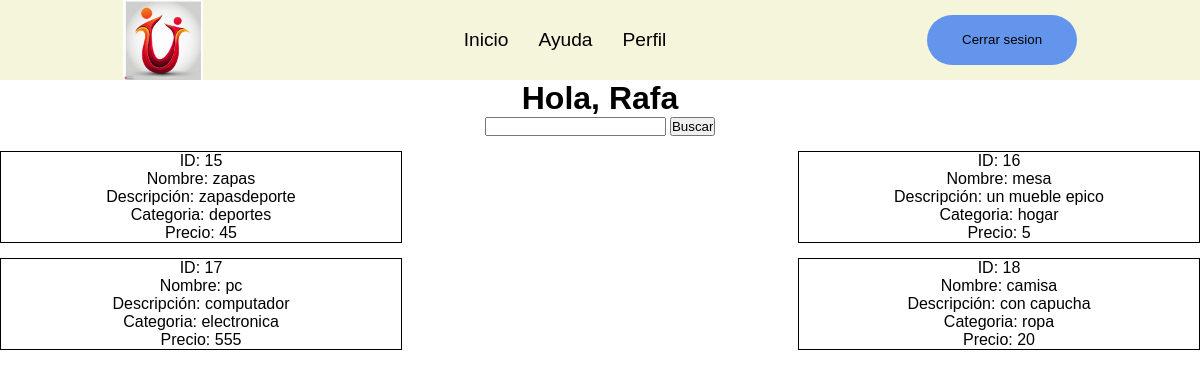
Page /indexRegistrado.php?id_user=9 on the committed database.
### tables this page shows
CREATE TABLE `usuarios` (
  `id` int(11) NOT NULL,
  `nombre` varchar(30) NOT NULL,
  `contrasena` varchar(20) NOT NULL,
  `correo` varchar(40) NOT NULL,
  `dirección` varchar(50) NOT NULL
);

CREATE TABLE `productos` (
  `id` int(11) NOT NULL,
  `nombre` varchar(50) NOT NULL,
  `descripción` varchar(100) NOT NULL,
  `categoria` varchar(30) NOT NULL,
  `precio` int(11) NOT NULL
);

### BD/Datos.php (the view, shortened to what this page needs)
<?php
class Datos
{
    private $dbhost = 'localhost';
    private $dbuser = 'Rafa';
    private $dbpasswd = "1234";
    private $dbname = "app";
    private $conexion;
    public function __construct()
    {
        $this->conexion = new mysqli($this->dbhost, $this->dbuser, $this->dbpasswd, $this->dbname);
        $this->conexion->select_db($this->dbname);
        $this->conexion->query("SET NAMES 'utf8'");
    }
    public function buscarProductos($busqueda)
    {
        $consulta = $this->conexion->query("SELECT * FROM productos WHERE id LIKE '%$busqueda%' OR nombre LIKE '%$busqueda%' OR descripción LIKE '%$busqueda%' OR categoria LIKE '%$busqueda%' OR precio LIKE '%$busqueda%'");
        while ($row = $consulta->fetch_array(MYSQLI_ASSOC)) {
            echo "<div class= 'tarjeta'>";
            echo "ID: " . $row['id'] . "<br>";
            echo "Nombre: " . $row['nombre'] . "<br>";
            echo "Descripción: " . $row['descripción'] . "<br>";
            echo "Categoria: " . $row['categoria'] . "<br>";
            echo "Precio: " . $row['precio'] . "<br>";
            echo "</div>";
        }
    }
    public function cogerNombre($id)
    {
        $query = mysqli_query($this->conexion, "SELECT * FROM usuarios where id = '$id'");
        $num = mysqli_num_rows($query);
        if ($num == 1) {
            $row = mysqli_fetch_assoc($query);
            $nombre = $row['nombre'];
            return $nombre;
        } else {
            return "No se encontró nada";
        }
    }
}

### indexRegistrado.php (shortened to what this page needs)
<?php
$usuario = $_GET['id_user'];
require_once "BD/Datos.php";
$clase = new Datos;
$nombre = $clase->cogerNombre($usuario);
?>
<!DOCTYPE html>
<html lang="en">
<head>
    <link rel="stylesheet" href="css/indexRegistrado.css?v=<?php echo time(); ?>">
    <link rel="stylesheet" href="css/nav.css?v=<?php echo time(); ?>">
</head>
<body>
<div class="pagina">
    <?php include "includes/nav.php" ?>
    <h1><?php echo "Hola, ". $nombre ?></h1>
    <?php include "includes/busquedaProductos.php" ?>
    <div id="productos">
    <?php
    $productos = $clase->buscarProductos($valor);
    ?>
    </div>
</div>
</body>
</html>

### css/indexRegistrado.css (style rules this page uses)
.pagina { display: flex; flex-direction: column; flex-wrap: wrap; text-align: center; }
#productos { display: flex; flex-direction: row; flex-wrap: wrap; justify-content: space-between; }
.tarjeta { width: 400px; margin-top: 15px; border: 1px black solid; }

### css/nav.css (style rules this page uses)
* { padding: 0; margin: 0; }
body { font-family: Arial, Helvetica, sans-serif; }

### rows in the picture
usuarios: nombre "Rafa"
productos: id "15", nombre "zapas", descripción "zapasdeporte", categoria "deportes", precio "45"
productos: id "16", nombre "mesa", descripción "un mueble epico", categoria "hogar", precio "5"
productos: id "17", nombre "pc", descripción "computador", categoria "electronica", precio "555"
productos: id "18", nombre "camisa", descripción "con capucha", categoria "ropa", precio "20"
